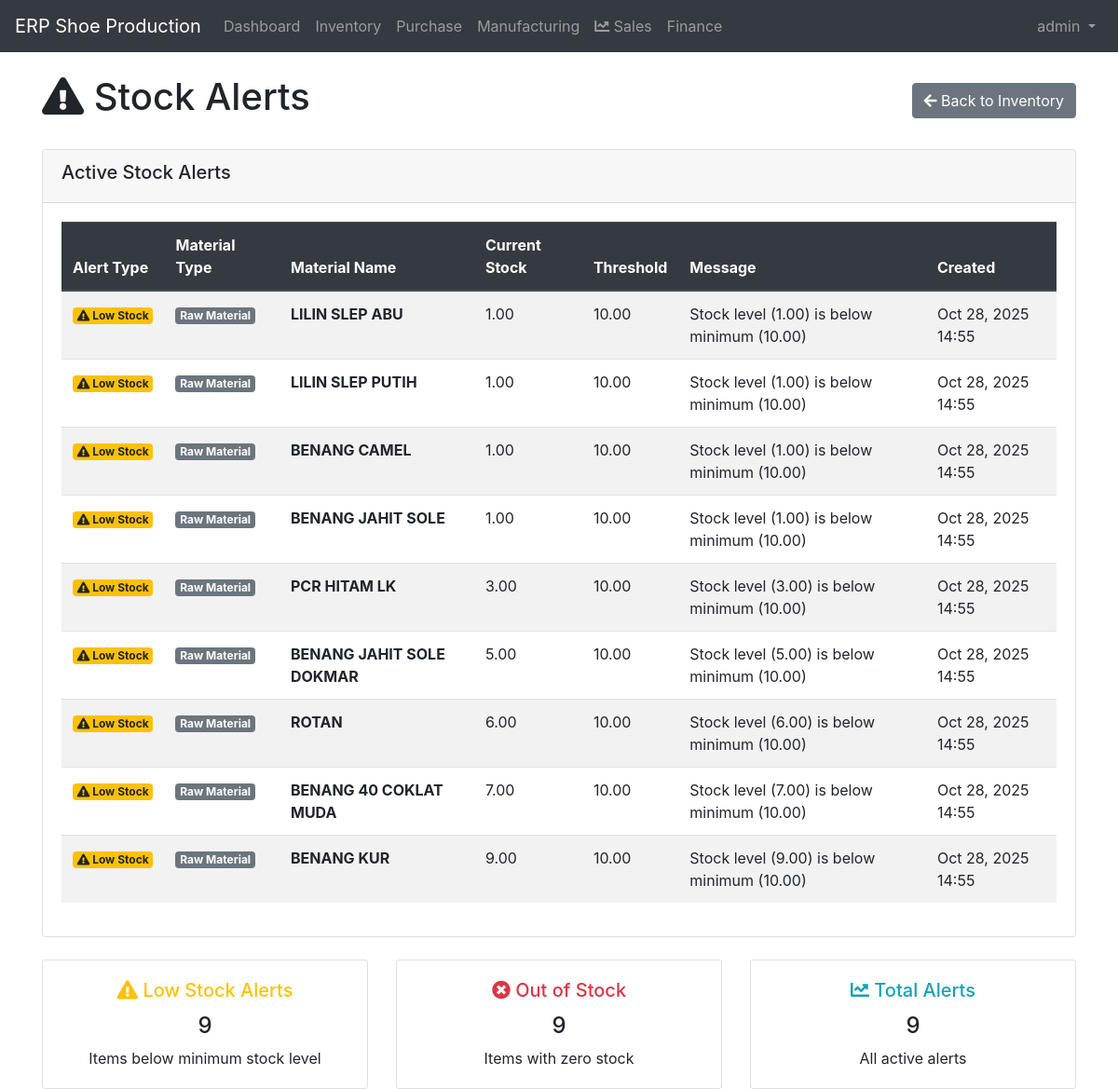
Screenshot of /inventory/stock-alerts/ (signed in) with the database file from the repository.
### inventory/models.py (models this page shows, shortened)
class RawMaterial(models.Model):
    UNIT_CHOICES = [
        ('kg', 'Kilogram'),
        ('m', 'Meter'),
        ('pcs', 'Pieces'),
        ('roll', 'Roll'),
        ('sheet', 'Sheet'),
    ]
    code = models.CharField(max_length=20, unique=True)
    name = models.CharField(max_length=200)
    category = models.ForeignKey(MaterialCategory, on_delete=models.CASCADE)
    unit = models.CharField(max_length=10, choices=UNIT_CHOICES)
    description = models.TextField(blank=True)
    minimum_stock = models.DecimalField(max_digits=10, decimal_places=2, default=0)
    current_stock = models.DecimalField(max_digits=10, decimal_places=2, default=0)
    unit_price = models.DecimalField(max_digits=10, decimal_places=2, default=0)
    is_active = models.BooleanField(default=True)
    created_at = models.DateTimeField(auto_now_add=True)
    updated_at = models.DateTimeField(auto_now=True)

### inventory/views.py (the view, shortened to what this page needs)
# urls.py: path('stock-alerts/', views.stock_alert_list, name='stock_alert_list'),
@login_required
def stock_alert_list(request):
    alerts = []
    low_stock_raw = RawMaterial.objects.filter(
        is_active=True,
        current_stock__lte=F('minimum_stock')
    ).order_by('current_stock')
    for material in low_stock_raw:
        alert_type = 'out_of_stock' if material.current_stock <= 0 else 'low_stock'
        message = f"Stock level ({material.current_stock}) is below minimum ({material.minimum_stock})"
        alerts.append({
            'alert_type': alert_type,
            'material_type': 'raw',
            'material_id': material.id,
            'material_name': material.name,
            'current_stock': material.current_stock,
            'threshold': material.minimum_stock,
            'message': message,
            'created_at': material.updated_at,  # Use updated_at as created_at for dynamic alerts
        })
    low_stock_finished = FinishedProduct.objects.filter(
        is_active=True,
        current_stock__lte=F('minimum_stock')
    ).order_by('current_stock')
    alerts.sort(key=lambda x: x['current_stock'])
    paginator = Paginator(alerts, 15)
    page_number = request.GET.get('page')
    page_obj = paginator.get_page(page_number)
    context = {
        'page_obj': page_obj,
        'title': 'Stock Alerts'
    }
    return render(request, 'inventory/stock_alert_list.html', context)

### templates/inventory/stock_alert_list.html (shortened to what this page needs)
{% extends 'base.html' %}
{% load bootstrap4 %}
{% block content %}
<div class="row">
    <div class="col-12">
        <div class="d-flex justify-content-between align-items-center mb-4">
            <h1><i class="fas fa-exclamation-triangle"></i> Stock Alerts</h1>
            <a href="{% url 'inventory_list' %}" class="btn btn-secondary">
                <i class="fas fa-arrow-left"></i> Back to Inventory
            </a>
        </div>
    </div>
</div>
<div class="row">
    <div class="col-12">
        <div class="card">
            <div class="card-header">
                <h5>Active Stock Alerts</h5>
            </div>
            <div class="card-body">
                <div class="table-responsive">
                    <table class="table table-striped table-hover">
                        <thead class="thead-dark">
                            <tr>
                                <th>Alert Type</th>
                                <th>Material Type</th>
                                <th>Material Name</th>
                                <th>Current Stock</th>
                                <th>Threshold</th>
                                <th>Message</th>
                                <th>Created</th>
                            </tr>
                        </thead>
                        <tbody>
                            {% for alert in page_obj %}
                            <tr>
                                <td>
                                    {% if alert.alert_type == 'low_stock' %}
                                        <span class="badge badge-warning">
                                            <i class="fas fa-exclamation-triangle"></i> Low Stock
                                        </span>
                                    {% elif alert.alert_type == 'out_of_stock' %}
                                        <span class="badge badge-danger">
                                            <i class="fas fa-times-circle"></i> Out of Stock
                                        </span>
                                    {% else %}
                                        <span class="badge badge-info">
                                            <i class="fas fa-info-circle"></i> {{ alert.alert_type|title }}
                                        </span>
                                    {% endif %}
                                </td>
                                <td>
                                    {% if alert.material_type == 'raw' %}
                                        <span class="badge badge-secondary">Raw Material</span>
                                    {% else %}
                                        <span class="badge badge-primary">Finished Product</span>
                                    {% endif %}
                                </td>
                                <td><strong>{{ alert.material_name }}</strong></td>
                                <td>
                                    {% if alert.current_stock <= 0 %}
                                        <span class="text-danger font-weight-bold">{{ alert.current_stock }}</span>
                                    {% else %}
                                        {{ alert.current_stock }}
                                    {% endif %}
                                </td>
                                <td>{{ alert.threshold }}</td>
                                <td>{{ alert.message }}</td>
                                <td>{{ alert.created_at|date:"M d, Y H:i" }}</td>
                            </tr>
                            {% empty %}
                            <tr>
                                <td colspan="7" class="text-center text-muted">
                                    <i class="fas fa-check-circle text-success"></i> No active stock alerts.
                                </td>
                            </tr>
                            {% endfor %}
                        </tbody>
                    </table>
                </div>
            </div>
        </div>
    </div>
</div>
<div class="row mt-4">
    <div class="col-md-4">
        <div class="card text-center">
            <div class="card-body">
                <h5 class="card-title text-warning">
                    <i class="fas fa-exclamation-triangle"></i> Low Stock Alerts
                </h5>
                <p class="card-text h4">{{ page_obj|length }}</p>
                <p class="card-text">Items below minimum stock level</p>
            </div>
        </div>
    </div>
    <div class="col-md-4">
        <div class="card text-center">
            <div class="card-body">
                <h5 class="card-title text-danger">
                    <i class="fas fa-times-circle"></i> Out of Stock
                </h5>
                <p class="card-text h4">{{ page_obj|length }}</p>
                <p class="card-text">Items with zero stock</p>
            </div>
        </div>
    </div>
    <div class="col-md-4">
        <div class="card text-center">
            <div class="card-body">
                <h5 class="card-title text-info">
                    <i class="fas fa-chart-line"></i> Total Alerts
                </h5>
                <p class="card-text h4">{{ page_obj.paginator.count }}</p>
                <p class="card-text">All active alerts</p>
            </div>
        </div>
    </div>
</div>
{% endblock %}

### templates/base.html (shortened to what this page needs)
<!DOCTYPE html>
<html lang="en">
<head>
    <link href="https://stackpath.bootstrapcdn.com/bootstrap/4.5.2/css/bootstrap.min.css" rel="stylesheet">
    <link rel="stylesheet" href="https://cdnjs.cloudflare.com/ajax/libs/font-awesome/5.15.1/css/all.min.css">
</head>
<body>
    <nav class="navbar navbar-expand-lg navbar-dark bg-dark">
        <a class="navbar-brand" href="{% url 'dashboard' %}">ERP Shoe Production</a>
        <div class="collapse navbar-collapse" id="navbarNav">
            <ul class="navbar-nav mr-auto">
                <li class="nav-item">
                    <a class="nav-link" href="{% url 'dashboard' %}">Dashboard</a>
                </li>
                {% if user.is_authenticated %}
                    {% if user.userprofile.role == 'admin' or user.userprofile.role == 'inventory_manager' %}
                    <li class="nav-item">
                        <a class="nav-link" href="{% url 'inventory_list' %}">Inventory</a>
                    </li>
                    {% endif %}
                    {% if user.userprofile.role == 'admin' or user.userprofile.role == 'purchase_manager' %}
                    <li class="nav-item">
                        <a class="nav-link" href="{% url 'purchase_list' %}">Purchase</a>
                    </li>
                    {% endif %}
                    {% if user.userprofile.role == 'admin' or user.userprofile.role == 'manufacturing_manager' %}
                    <li class="nav-item">
                        <a class="nav-link" href="{% url 'manufacturing_list' %}">Manufacturing</a>
                    </li>
                    {% endif %}
                    {% if user.userprofile.role == 'admin' or user.userprofile.role == 'sales_manager' %}
                    <li class="nav-item">
                        <a class="nav-link" href="{% url 'sales_list' %}">
                            <i class="fas fa-chart-line"></i> Sales
                        </a>
                    </li>
                    {% endif %}
                    {% if user.userprofile.role == 'admin' or user.userprofile.role == 'finance_manager' %}
                    <li class="nav-item">
                        <a class="nav-link" href="{% url 'finance_dashboard' %}">Finance</a>
                    </li>
                    {% endif %}
                {% endif %}
            </ul>
            <ul class="navbar-nav">
                {% if user.is_authenticated %}
                <li class="nav-item dropdown">
                    <a class="nav-link dropdown-toggle" href="#" id="navbarDropdown" role="button" data-toggle="dropdown" aria-haspopup="true" aria-expanded="false">
                        {{ user.username }}
                    </a>
                </li>
                {% else %}
                <li class="nav-item">
                    <a class="nav-link" href="{% url 'login' %}">Login</a>
                </li>
                {% endif %}
            </ul>
        </div>
    </nav>
    <div class="container mt-4">
        {% block content %}{% endblock %}
    </div>
</body>
</html>

### rows the page displays
RawMaterial: material_name "LILIN SLEP ABU", current_stock "1.00", threshold "10.00", created_at "Oct 28, 2025 14:55"
RawMaterial: material_name "LILIN SLEP PUTIH", current_stock "1.00", threshold "10.00", created_at "Oct 28, 2025 14:55"
RawMaterial: material_name "BENANG CAMEL", current_stock "1.00", threshold "10.00", created_at "Oct 28, 2025 14:55"
RawMaterial: material_name "BENANG JAHIT SOLE", current_stock "1.00", threshold "10.00", created_at "Oct 28, 2025 14:55"
RawMaterial: material_name "PCR HITAM LK", current_stock "3.00", threshold "10.00", created_at "Oct 28, 2025 14:55"
RawMaterial: material_name "BENANG JAHIT SOLE DOKMAR", current_stock "5.00", threshold "10.00", created_at "Oct 28, 2025 14:55"
RawMaterial: material_name "ROTAN", current_stock "6.00", threshold "10.00", created_at "Oct 28, 2025 14:55"
RawMaterial: material_name "BENANG 40 COKLAT MUDA", current_stock "7.00", threshold "10.00", created_at "Oct 28, 2025 14:55"
RawMaterial: material_name "BENANG KUR", current_stock "9.00", threshold "10.00", created_at "Oct 28, 2025 14:55"

### other values shown
{{ user.username }} "admin"
{{ alert.message }} "Stock level (1.00) is below minimum (10.00)" "Stock level (1.00) is below minimum (10.00)" "Stock level (1.00) is below minimum (10.00)" "Stock level (1.00) is below minimum (10.00)" "Stock level (3.00) is below minimum (10.00)" "Stock level (5.00) is below minimum (10.00)" "Stock level (6.00) is below minimum (10.00)" "Stock level (7.00) is below minimum (10.00)" "Stock level (9.00) is below minimum (10.00)"
{{ page_obj|length }} "9"
{{ page_obj.paginator.count }} "9"
